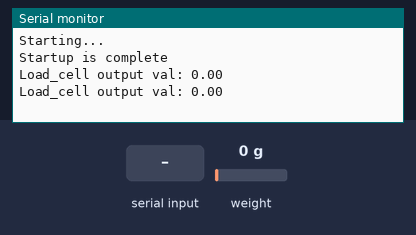
Bench run of a sketch on a simulated ESP8266 (NodeMCU). On the bench: the last lines printed to the serial monitor. The test bench sets the inputs (shaded band); at power-on: weight on the scale 0 g.

Above: at 3.6 s.
3.7 s: "t" received over Serial
At 4.3 s:
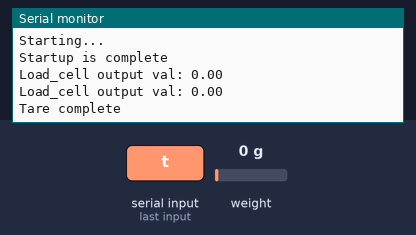
5.2 s: weight on the scale set to 100 g
At 6.2 s:
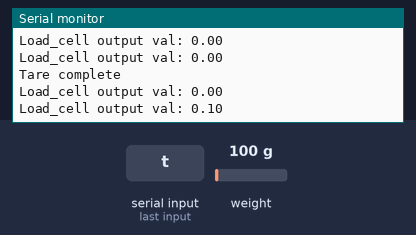
6.7 s: weight on the scale set to 1250 g
At 7.9 s:
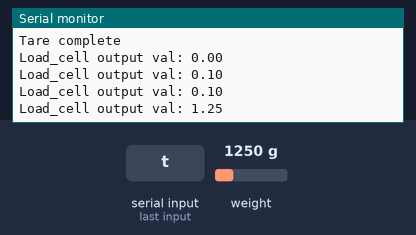
Timing chart, 0 to 9.7 s (numbered marks = the images above; inputs shaded):
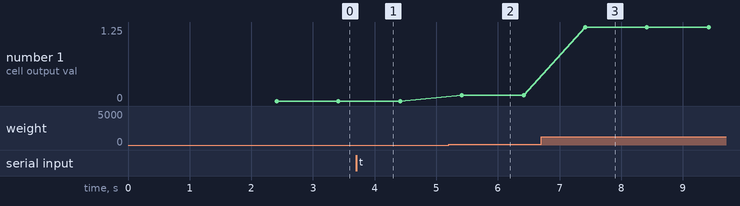

The sketch:

Read_1x_load_cell.ino
```cpp
/*
   -------------------------------------------------------------------------------------
   HX711_ADC
   Arduino library for HX711 24-Bit Analog-to-Digital Converter for Weight Scales
   Olav Kallhovd sept2017
   -------------------------------------------------------------------------------------
*/

/*
   Settling time (number of samples) and data filtering can be adjusted in the config.h file
   For calibration and storing the calibration value in eeprom, see example file "Calibration.ino"

   The update() function checks for new data and starts the next conversion. In order to acheive maximum effective
   sample rate, update() should be called at least as often as the HX711 sample rate; >10Hz@10SPS, >80Hz@80SPS.
   If you have other time consuming code running (i.e. a graphical LCD), consider calling update() from an interrupt routine,
   see example file "Read_1x_load_cell_interrupt_driven.ino".

   This is an example sketch on how to use this library
*/

#include <HX711_ADC.h>
#if defined(ESP8266)|| defined(ESP32) || defined(AVR)
#include <EEPROM.h>
#endif

//pins:
const int HX711_dout = 4; //mcu > HX711 dout pin
const int HX711_sck = 5; //mcu > HX711 sck pin

//HX711 constructor:
HX711_ADC LoadCell(HX711_dout, HX711_sck);

const int calVal_eepromAdress = 0;
unsigned long t = 0;

void setup() {
  Serial.begin(9600); delay(10);
  Serial.println();
  Serial.println("Starting...");

  LoadCell.begin();
  //LoadCell.setReverseOutput(); //uncomment to turn a negative output value to positive
  float calibrationValue; // calibration value (see example file "Calibration.ino")
  calibrationValue = 36059.35; // uncomment this if you want to set the calibration value in the sketch
#if defined(ESP8266)|| defined(ESP32)
  //EEPROM.begin(512); // uncomment this if you use ESP8266/ESP32 and want to fetch the calibration value from eeprom
#endif
  //EEPROM.get(calVal_eepromAdress, calibrationValue); // uncomment this if you want to fetch the calibration value from eeprom

  unsigned long stabilizingtime = 2000; // preciscion right after power-up can be improved by adding a few seconds of stabilizing time
  boolean _tare = true; //set this to false if you don't want tare to be performed in the next step
  LoadCell.start(stabilizingtime, _tare);
  if (LoadCell.getTareTimeoutFlag()) {
    Serial.println("Timeout, check MCU>HX711 wiring and pin designations");
    while (1);
  }
  else {
    LoadCell.setCalFactor(calibrationValue); // set calibration value (float)
    Serial.println("Startup is complete");
  }
}

void loop() {
  static boolean newDataReady = 0;
  const int serialPrintInterval = 1000; //increase value to slow down serial print activity

  // check for new data/start next conversion:
  if (LoadCell.update()) newDataReady = true;

  // get smoothed value from the dataset:
  if (newDataReady) {
    if (millis() > t + serialPrintInterval) {
      float i = LoadCell.getData();
      Serial.print("Load_cell output val: ");
      Serial.println(i);
      newDataReady = 0;
      t = millis();
    }
  }

  // receive command from serial terminal, send 't' to initiate tare operation:
  if (Serial.available() > 0) {
    char inByte = Serial.read();
    if (inByte == 't') LoadCell.tareNoDelay();
  }

  // check if last tare operation is complete:
  if (LoadCell.getTareStatus() == true) {
    Serial.println("Tare complete");
  }

}
```

Measured:
- after the input at 3.7 s, the serial monitor: prints a new line at once (image 1)
- after the input at 5.2 s, the serial monitor: prints a new line after 0.21 s (image 2)
- after the input at 6.7 s, the serial monitor: prints a new line after 0.72 s (image 3)
- plotted number 1: 0 → 0.1 after the input at 5.2 s, 0.1 → 1.25 after the input at 6.7 s
